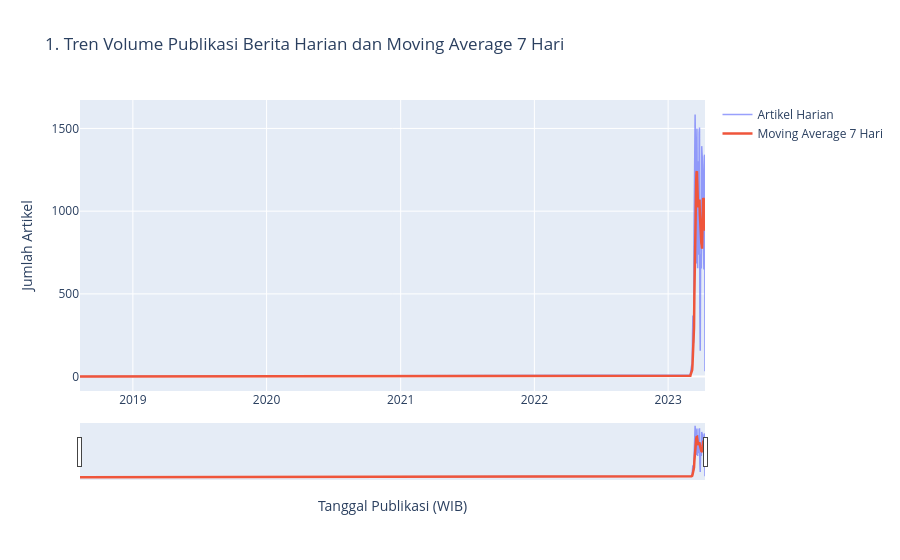

The notebook cell this image was saved under:
### Markdown cell above
## Bagian 3: Minimal 6 Visualisasi Interaktif (Plotly / Altair)

Bangun minimal 6 visualisasi interaktif yang mencakup:
* Visualisasi 1: Tren deret waktu (Line chart dengan range slider)
* Visualisasi 2: Distribusi variabel utama (Box plot / Histogram / Violin plot)
* Visualisasi 3: Korelasi antar-variabel numerik (Heatmap / Scatter plot sampling)
* Visualisasi 4: Komposisi kategori utama (Bar chart / Treemap)
* Visualisasi 5: Analisis siklus musiman / perbandingan kelompok
* Visualisasi 6: Pola spasial atau korelasi multi-dimensi

### Code cell
# Visualisasi 1: Tren Waktu Interaktif (Line chart dengan range slider)
pdf_temporal = df_temporal.to_pandas()

fig1 = go.Figure()
fig1.add_trace(
    go.Scatter(
        x=pdf_temporal["waktu_wib"],
        y=pdf_temporal["jumlah_artikel"],
        mode="lines",
        name="Artikel Harian",
        line=dict(color="#636EFA", width=1.5),
        opacity=0.65,
    )
)
fig1.add_trace(
    go.Scatter(
        x=pdf_temporal["waktu_wib"],
        y=pdf_temporal["ma_7_hari"],
        mode="lines",
        name="Moving Average 7 Hari",
        line=dict(color="#EF553B", width=2.5),
    )
)

fig1.update_layout(
    title="1. Tren Volume Publikasi Berita Harian dan Moving Average 7 Hari",
    xaxis_title="Tanggal Publikasi (WIB)",
    yaxis_title="Jumlah Artikel",
    hovermode="x unified",
    xaxis=dict(rangeslider=dict(visible=True), type="date"),
)
fig1.show()
